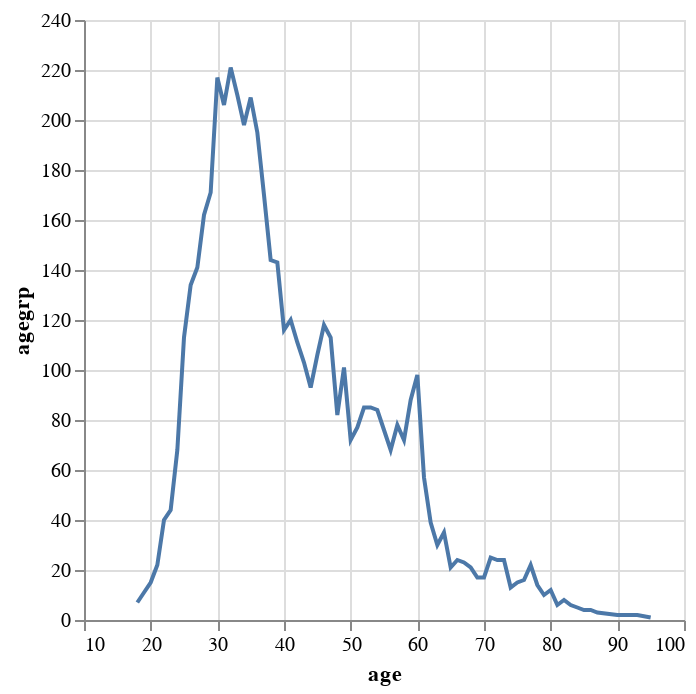

The notebook cell this image was saved under:
### Code cell
alt.Chart(bankSub1).mark_line().encode(x='age',y='agegrp')

### Figure 1 — Vega-Lite specification as saved in the notebook (floating-point values rounded to 4 significant figures)
{"config": {"view": {"continuousWidth": 300, "continuousHeight": 300}}, "data": {"name": "data-76e701052370de4ea86e8b4627b4a44f"}, "mark": {"type": "line"}, "encoding": {"x": {"field": "age", "type": "quantitative"}, "y": {"field": "agegrp", "type": "quantitative"}}, "$schema": "https://vega.github.io/schema/vega-lite/v5.20.1.json", "datasets": {"data-76e701052370de4ea86e8b4627b4a44f": [{"age": 18, "agegrp": 7}, {"age": 19, "agegrp": 11}, {"age": 20, "agegrp": 15}, {"age": 21, "agegrp": 22}, {"age": 22, "agegrp": 40}, {"age": 23, "agegrp": 44}, {"age": 24, "agegrp": 68}, {"age": 25, "agegrp": 113}, {"age": 26, "agegrp": 134}, {"age": 27, "agegrp": 141}, {"age": 28, "agegrp": 162}, {"age": 29, "agegrp": 171}, {"age": 30, "agegrp": 217}, {"age": 31, "agegrp": 206}, {"age": 32, "agegrp": 221}, {"age": 33, "agegrp": 210}, {"age": 34, "agegrp": 198}, {"age": 35, "agegrp": 209}, {"age": 36, "agegrp": 195}, {"age": 37, "agegrp": 170}, {"age": 38, "agegrp": 144}, {"age": 39, "agegrp": 143}, {"age": 40, "agegrp": 116}, {"age": 41, "agegrp": 120}, {"age": 42, "agegrp": 111}, {"age": 43, "agegrp": 103}, {"age": 44, "agegrp": 93}, {"age": 45, "agegrp": 106}, {"age": 46, "agegrp": 118}, {"age": 47, "agegrp": 113}, {"age": 48, "agegrp": 82}, {"age": 49, "agegrp": 101}, {"age": 50, "agegrp": 72}, {"age": 51, "agegrp": 77}, {"age": 52, "agegrp": 85}, {"age": 53, "agegrp": 85}, {"age": 54, "agegrp": 84}, {"age": 55, "agegrp": 76}, {"age": 56, "agegrp": 68}, {"age": 57, "agegrp": 78}, {"age": 58, "agegrp": 72}, {"age": 59, "agegrp": 88}, {"age": 60, "agegrp": 98}, {"age": 61, "agegrp": 57}, {"age": 62, "agegrp": 39}, {"age": 63, "agegrp": 30}, {"age": 64, "agegrp": 35}, {"age": 65, "agegrp": 21}, {"age": 66, "agegrp": 24}, {"age": 67, "agegrp": 23}, {"age": 68, "agegrp": 21}, {"age": 69, "agegrp": 17}, {"age": 70, "agegrp": 17}, {"age": 71, "agegrp": 25}, {"age": 72, "agegrp": 24}, {"age": 73, "agegrp": 24}, {"age": 74, "agegrp": 13}, {"age": 75, "agegrp": 15}, {"age": 76, "agegrp": 16}, {"age": 77, "agegrp": 22}, {"age": 78, "agegrp": 14}, {"age": 79, "agegrp": 10}, {"age": 80, "agegrp": 12}, {"age": 81, "agegrp": 6}, {"age": 82, "agegrp": 8}, {"age": 83, "agegrp": 6}, {"age": 84, "agegrp": 5}, {"age": 85, "agegrp": 4}, {"age": 86, "agegrp": 4}, {"age": 87, "agegrp": 3}, {"age": 90, "agegrp": 2}, {"age": 92, "agegrp": 2}, {"age": 93, "agegrp": 2}, {"age": 95, "agegrp": 1}]}}
